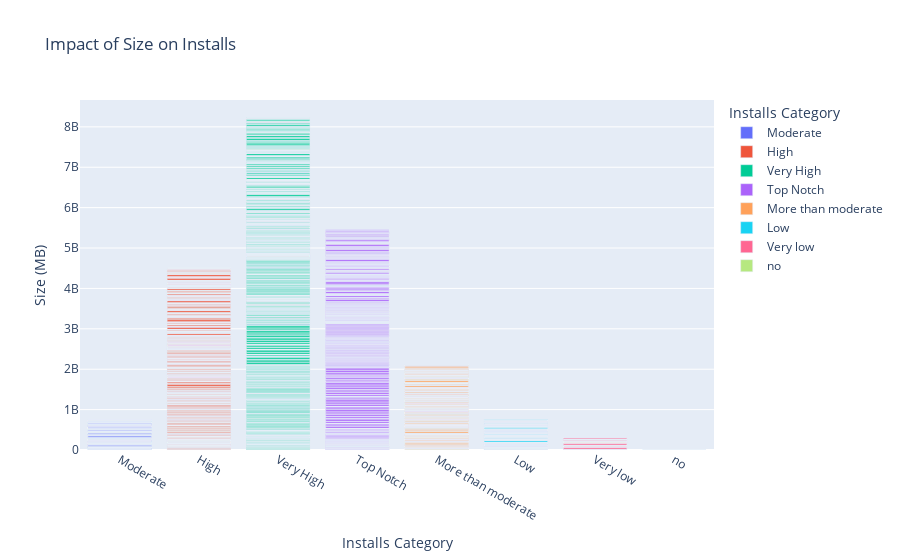

Notebook cell for this chart:
### Markdown cell above
### Q4: How does app size affect the number of installs across different install categories?

### Code cell
# Create a bar plot
fig = px.bar(df, x='Installs_category', y='Size_in_Mb', color='Installs_category',
             title='Impact of Size on Installs',
             labels={'Installs_category': 'Installs Category', 'Size_in_Mb': 'Size (MB)'})
# Show plot
fig.show()

### Figure 1 — Plotly figure (JSON) as saved in the notebook; plotly's stock layout.template omitted (floating-point values rounded to 4 significant figures; data arrays with more than 128 entries replaced by an {"elided": "..."} marker saying what was removed)
{"data": [{"alignmentgroup": "True", "hovertemplate": "Installs Category=%{x}<br>Size (MB)=%{y}<extra></extra>", "legendgroup": "Moderate", "marker": {"color": "#636efa", "pattern": {"shape": ""}}, "name": "Moderate", "offsetgroup": "Moderate", "orientation": "v", "showlegend": true, "textposition": "auto", "type": "bar", "x": {"elided": "1499 str values"}, "xaxis": "x", "y": {"elided": "1499 float values"}, "yaxis": "y"}, {"alignmentgroup": "True", "hovertemplate": "Installs Category=%{x}<br>Size (MB)=%{y}<extra></extra>", "legendgroup": "High", "marker": {"color": "#EF553B", "pattern": {"shape": ""}}, "name": "High", "offsetgroup": "High", "orientation": "v", "showlegend": true, "textposition": "auto", "type": "bar", "x": {"elided": "2003 str values"}, "xaxis": "x", "y": {"elided": "2003 float values"}, "yaxis": "y"}, {"alignmentgroup": "True", "hovertemplate": "Installs Category=%{x}<br>Size (MB)=%{y}<extra></extra>", "legendgroup": "Very High", "marker": {"color": "#00cc96", "pattern": {"shape": ""}}, "name": "Very High", "offsetgroup": "Very High", "orientation": "v", "showlegend": true, "textposition": "auto", "type": "bar", "x": {"elided": "1815 str values"}, "xaxis": "x", "y": {"elided": "1815 float values"}, "yaxis": "y"}, {"alignmentgroup": "True", "hovertemplate": "Installs Category=%{x}<br>Size (MB)=%{y}<extra></extra>", "legendgroup": "Top Notch", "marker": {"color": "#ab63fa", "pattern": {"shape": ""}}, "name": "Top Notch", "offsetgroup": "Top Notch", "orientation": "v", "showlegend": true, "textposition": "auto", "type": "bar", "x": {"elided": "751 str values"}, "xaxis": "x", "y": {"elided": "751 float values"}, "yaxis": "y"}, {"alignmentgroup": "True", "hovertemplate": "Installs Category=%{x}<br>Size (MB)=%{y}<extra></extra>", "legendgroup": "More than moderate", "marker": {"color": "#FFA15A", "pattern": {"shape": ""}}, "name": "More than moderate", "offsetgroup": "More than moderate", "orientation": "v", "showlegend": true, "textposition": "auto", "type": "bar", "x": {"elided": "1602 str values"}, "xaxis": "x", "y": {"elided": "1602 float values"}, "yaxis": "y"}, {"alignmentgroup": "True", "hovertemplate": "Installs Category=%{x}<br>Size (MB)=%{y}<extra></extra>", "legendgroup": "Low", "marker": {"color": "#19d3f3", "pattern": {"shape": ""}}, "name": "Low", "offsetgroup": "Low", "orientation": "v", "showlegend": true, "textposition": "auto", "type": "bar", "x": {"elided": "2129 str values"}, "xaxis": "x", "y": {"elided": "2129 float values"}, "yaxis": "y"}, {"alignmentgroup": "True", "hovertemplate": "Installs Category=%{x}<br>Size (MB)=%{y}<extra></extra>", "legendgroup": "Very low", "marker": {"color": "#FF6692", "pattern": {"shape": ""}}, "name": "Very low", "offsetgroup": "Very low", "orientation": "v", "showlegend": true, "textposition": "auto", "type": "bar", "x": {"elided": "533 str values"}, "xaxis": "x", "y": {"elided": "533 float values"}, "yaxis": "y"}, {"alignmentgroup": "True", "hovertemplate": "Installs Category=%{x}<br>Size (MB)=%{y}<extra></extra>", "legendgroup": "no", "marker": {"color": "#B6E880", "pattern": {"shape": ""}}, "name": "no", "offsetgroup": "no", "orientation": "v", "showlegend": true, "textposition": "auto", "type": "bar", "x": ["no", "no", "no", "no", "no", "no", "no", "no", "no", "no", "no", "no", "no", "no"], "xaxis": "x", "y": [5.5, 8.7, 7.4, 33, 5.4, 5.9, 10, 2.1, 1.2, 56, 3.2, 2.6, 1.4, 40], "yaxis": "y"}], "layout": {"barmode": "relative", "legend": {"title": {"text": "Installs Category"}, "tracegroupgap": 0}, "title": {"text": "Impact of Size on Installs"}, "xaxis": {"anchor": "y", "categoryarray": ["Moderate", "High", "Very High", "Top Notch", "More than moderate", "Low", "Very low", "no"], "categoryorder": "array", "domain": [0, 1], "title": {"text": "Installs Category"}}, "yaxis": {"anchor": "x", "domain": [0, 1], "title": {"text": "Size (MB)"}}}}
